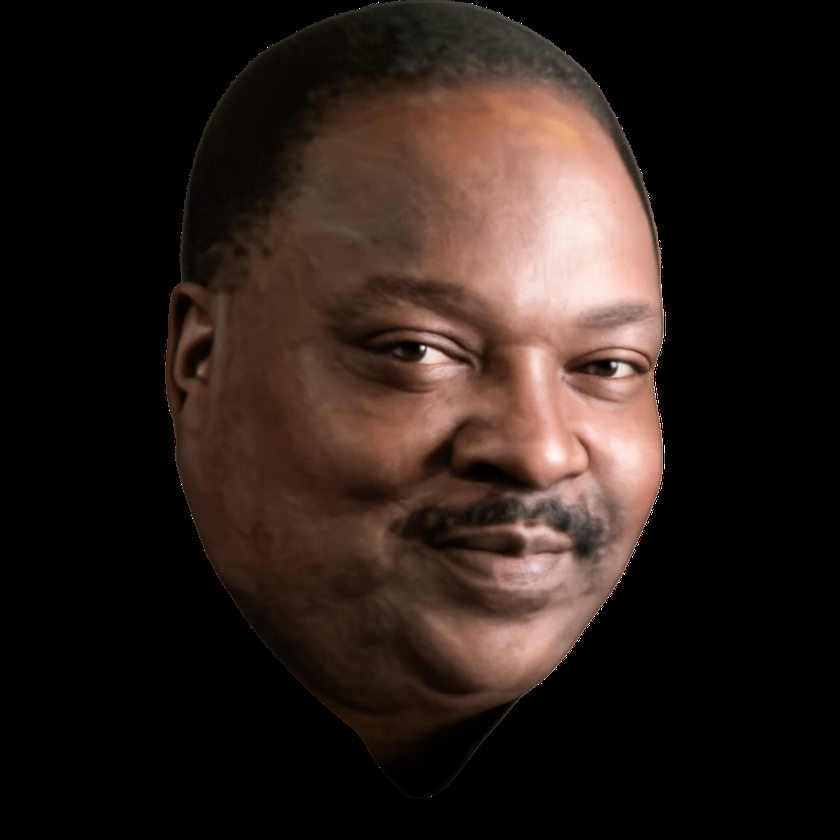
#> input picture opencv tuting my way through/Son.png, 840 x 840 px, shrunk from 1024 x 1024 before the run, found by its file name
$ python grayscale.py
#> lines starting #> are read from the running program, lines starting #| are printed output that depends on the picture
import cv2
import numpy as np

image = cv2.imread("opencv tuting my way through\Son.png")
#> image is the input picture: shape (840, 840, 3); mean B, G, R 26, 31.1, 43.1

if image is not None:
    gray = cv2.cvtColor(image, cv2.COLOR_BGR2GRAY) #BGR (RGB) is from color to gray
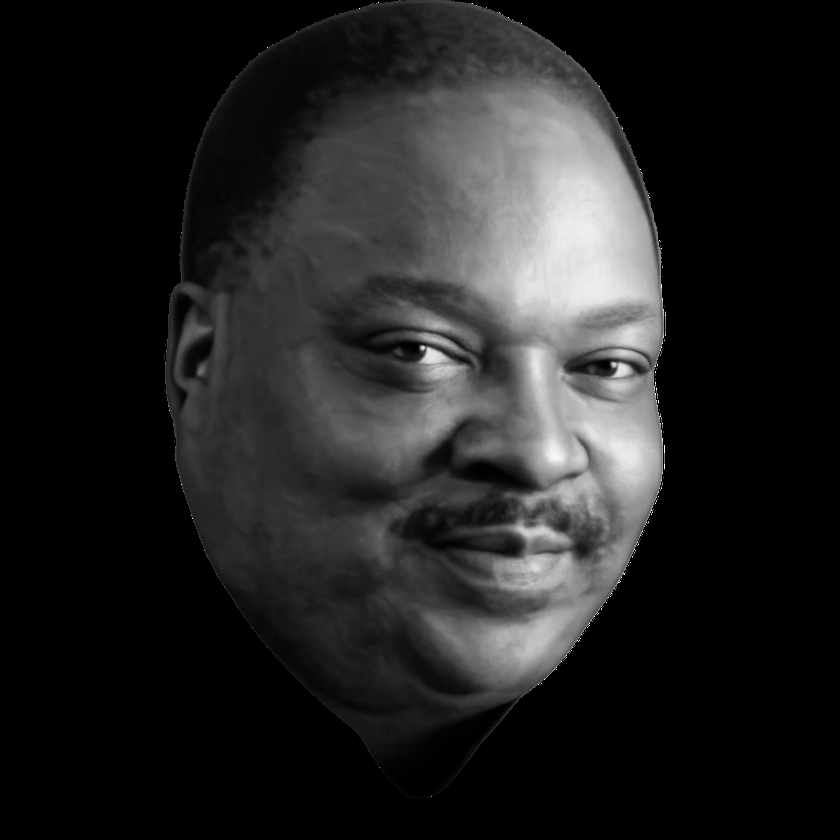
#> gray: shape (840, 840); min 0, max 255, mean 34.1
    cv2.imshow("Grayscale SON Image", gray)#display
    cv2.waitKey(0)
    cv2.destroyAllWindows()
    cv2.imwrite("Grayscale_Son.png", gray) #SAVING
else:
    print("Image not found")
